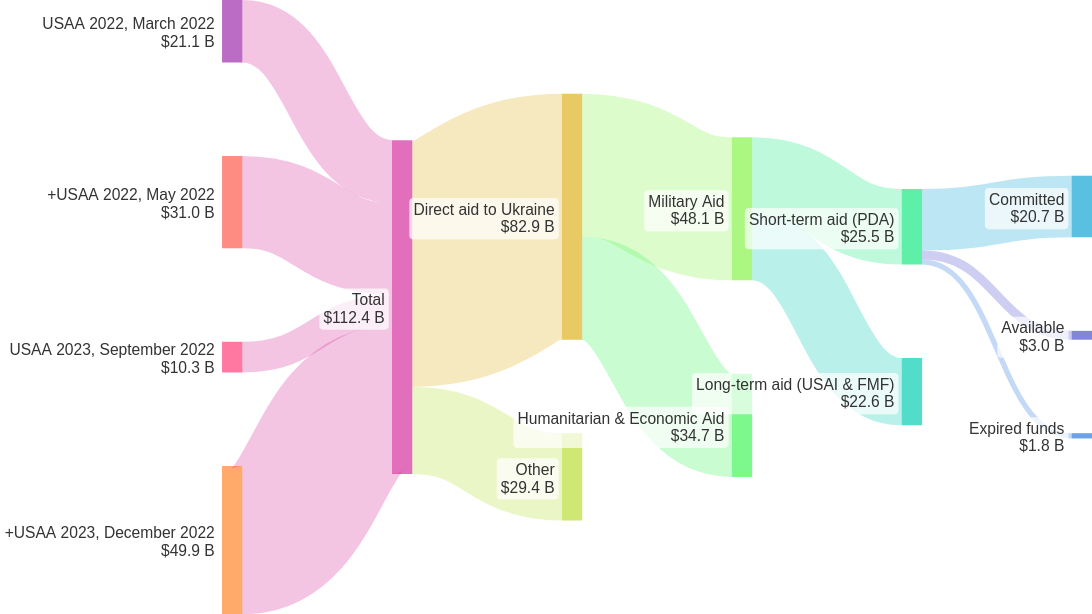

Write a Vega-Lite specification for this figure.
### Vega specification from a JSON file in a GitHub repository (floating-point values rounded to 4 significant figures)
{"$schema": "https://vega.github.io/schema/vega/v5.json", "autosize": {"type": "fit", "contains": "padding"}, "signals": [{"name": "width", "init": "containerSize()[0]", "on": [{"events": "window:resize", "update": "containerSize()[0]"}]}, {"name": "height", "init": "containerSize()[0]/16*9", "on": [{"events": "window:resize", "update": "containerSize()[0]/16*9"}]}, {"name": "fontSize", "init": "containerSize()[0]/70", "on": [{"events": "window:resize", "update": "containerSize()[0]/70"}]}, {"name": "standardGap", "value": 14, "description": "Gap as a percentage of full domain"}, {"name": "base", "value": "center", "description": "How to stack(center or zero)"}], "data": [{"name": "entries", "format": {"type": "csv", "parse": {"category": "string", "stack": "number", "sort": "number", "labels": "string"}, "delimiter": ","}, "values": "category,stack,sort,labels\r\n\"USAA 2022, March 2022\",1,1,left\r\n\"+USAA 2022, May 2022\",1,2,left\r\n\"USAA 2023, September 2022\",1,3,left\r\n\"+USAA 2023, December 2022\",1,4,left\r\nTotal,2,1,left\r\nDirect aid to Ukraine,3,1,left\r\nOther,3,2,left\r\nMilitary Aid,4,1,left\r\nHumanitarian & Economic Aid,4,2,left\r\nShort-term aid (PDA),5,1,left\r\nLong-term aid (USAI & FMF),5,2,left\r\nCommitted,6,1,left\r\nAvailable,6,2,left\r\nExpired funds,6,3,left"}, {"name": "connections", "format": {"type": "csv", "parse": {"source": "string", "destination": "string", "value": "number"}, "delimiter": ","}, "values": "source,value,destination\r\n\"USAA 2022, March 2022\",21.0783,Total\r\n\"USAA 2023, September 2022\",10.337,Total\r\n\"+USAA 2022, May 2022\",31.048,Total\r\n\"+USAA 2023, December 2022\",49.9343,Total\r\nTotal,82.87,Direct aid to Ukraine\r\nTotal,29.4013,Other\r\nDirect aid to Ukraine,48.15,Military Aid\r\nDirect aid to Ukraine,34.72,Humanitarian & Economic Aid\r\nMilitary Aid,25.5,Short-term aid (PDA)\r\nMilitary Aid,22.65,Long-term aid (USAI & FMF)\r\nShort-term aid (PDA),20.735,Committed\r\nShort-term aid (PDA),1.775,Expired funds\r\nShort-term aid (PDA),2.99,Available"}, {"name": "preStacks", "source": "connections", "transform": [{"type": "formula", "as": "end", "expr": "['source','destination']"}, {"type": "formula", "as": "name", "expr": "[datum.source,datum.destination]"}, {"type": "project", "fields": ["end", "name", "value"]}, {"type": "flatten", "fields": ["end", "name"]}, {"type": "aggregate", "fields": ["value"], "groupby": ["end", "name"], "ops": ["sum"], "as": ["value"]}, {"type": "aggregate", "fields": ["value"], "groupby": ["name"], "ops": ["max"], "as": ["value"]}]}, {"name": "stacks", "source": "preStacks", "transform": [{"type": "lookup", "from": "entries", "key": "category", "values": ["stack", "sort", "gap", "labels"], "fields": ["name"], "as": ["stack", "sort", "gap", "labels"]}, {"type": "formula", "as": "gap", "expr": "datum.gap?datum.gap:0"}]}, {"name": "maxValue", "source": ["stacks"], "transform": [{"type": "aggregate", "fields": ["value"], "groupby": ["stack"], "ops": ["sum"], "as": ["value"]}, {"type": "aggregate", "fields": ["value"], "ops": ["max"], "as": ["value"]}]}, {"name": "plottedStacks", "source": ["stacks"], "transform": [{"type": "formula", "as": "spacer", "expr": "(data('maxValue')[0].value/(100 * .5))*(standardGap+datum.gap)"}, {"type": "formula", "as": "type", "expr": "['data','spacer']"}, {"type": "formula", "as": "spacedValue", "expr": "[datum.value,datum.spacer]"}, {"type": "flatten", "fields": ["type", "spacedValue"]}, {"type": "stack", "groupby": ["stack"], "sort": {"field": "sort", "order": "descending"}, "field": "spacedValue", "offset": {"signal": "base"}}, {"type": "formula", "expr": "((datum.value)/2)+datum.y0", "as": "yc"}]}, {"name": "finalTable", "source": ["plottedStacks"], "transform": [{"type": "filter", "expr": "datum.type == 'data'"}]}, {"name": "linkTable", "source": ["connections"], "transform": [{"type": "lookup", "from": "finalTable", "key": "name", "values": ["y0", "y1", "stack", "sort"], "fields": ["source"], "as": ["sourceStacky0", "sourceStacky1", "sourceStack", "sourceSort"]}, {"type": "lookup", "from": "finalTable", "key": "name", "values": ["y0", "y1", "stack", "sort"], "fields": ["destination"], "as": ["destinationStacky0", "destinationStacky1", "destinationStack", "destinationSort"]}, {"type": "stack", "groupby": ["source"], "sort": {"field": "destinationSort", "order": "descending"}, "field": "value", "offset": "zero", "as": ["syi0", "syi1"]}, {"type": "formula", "expr": "datum.syi0+datum.sourceStacky0", "as": "sy0"}, {"type": "formula", "expr": "datum.sy0+datum.value", "as": "sy1"}, {"type": "stack", "groupby": ["destination"], "sort": {"field": "sourceSort", "order": "descending"}, "field": "value", "offset": "zero", "as": ["dyi0", "dyi1"]}, {"type": "formula", "expr": "datum.dyi0+datum.destinationStacky0", "as": "dy0"}, {"type": "formula", "expr": "(datum.dy0+datum.value)", "as": "dy1"}, {"type": "formula", "expr": "((datum.value)/2)+datum.sy0", "as": "syc"}, {"type": "formula", "expr": "((datum.value)/2)+datum.dy0", "as": "dyc"}, {"type": "formula", "expr": "range('y')[0]-scale('y', datum.value)", "as": "sample"}, {"type": "linkpath", "orient": "horizontal", "shape": "diagonal", "sourceY": {"expr": "scale('y', datum.syc)"}, "sourceX": {"expr": "scale('x', toNumber(datum.sourceStack)) + bandwidth('x')"}, "targetY": {"expr": "scale('y', datum.dyc)"}, "targetX": {"expr": "scale('x', datum.destinationStack)"}}, {"type": "formula", "expr": "(range('y')[0]-scale('y', datum.value))", "as": "strokeWidth"}]}], "scales": [{"name": "x", "type": "band", "range": "width", "domain": {"data": "finalTable", "field": "stack"}, "paddingInner": 0.88}, {"name": "y", "type": "linear", "range": "height", "domain": {"data": "finalTable", "field": "y1"}, "reverse": false}, {"name": "color", "type": "ordinal", "range": {"scheme": "rainbow"}, "domain": {"data": "stacks", "field": "name"}}], "marks": [{"type": "rect", "from": {"data": "finalTable"}, "encode": {"update": {"x": {"scale": "x", "field": "stack"}, "width": {"scale": "x", "band": 1}, "y": {"scale": "y", "field": "y0"}, "y2": {"scale": "y", "field": "y1"}, "fill": {"scale": "color", "field": "name"}, "fillOpacity": {"value": 0.75}, "strokeWidth": {"value": 0}, "stroke": {"scale": "color", "field": "name"}}, "hover": {"tooltip": {"signal": "{'Name':datum.name, 'Value':format(datum.value, '$') + ' B'}"}, "fillOpacity": {"value": 1}}}}, {"type": "path", "name": "links", "from": {"data": "linkTable"}, "clip": true, "encode": {"update": {"strokeWidth": {"field": "strokeWidth"}, "path": {"field": "path"}, "strokeOpacity": {"signal": "0.3"}, "stroke": {"field": "destination", "scale": "color"}}, "hover": {"strokeOpacity": {"value": 1}, "tooltip": {"signal": "{'Source':datum.source,'Destination':datum.destination, 'Value':format(datum.value, '$') + ' B'}"}}}}, {"type": "group", "name": "labelText", "zindex": 1, "from": {"facet": {"data": "finalTable", "name": "labelFacet", "groupby": ["name", "stack", "yc", "value", "labels"]}}, "clip": false, "encode": {"update": {"strokeWidth": {"value": 1}, "stroke": {"value": "red"}, "x": {"signal": "datum.labels=='left'?scale('x', datum.stack)-8 : scale('x', datum.stack) + (bandwidth('x')) +8"}, "yc": {"scale": "y", "signal": "datum.yc"}, "width": {"signal": "0"}, "height": {"signal": "0"}, "fillOpacity": {"signal": "0.1"}}}, "marks": [{"type": "text", "name": "heading", "from": {"data": "labelFacet"}, "encode": {"update": {"x": {"value": 0}, "y": {"value": -2}, "text": {"field": "name"}, "align": {"signal": "datum.labels=='left'?'right':'left'"}, "fontWeight": {"value": "normal"}}}}, {"type": "text", "name": "amount", "from": {"data": "labelFacet"}, "encode": {"update": {"x": {"value": 0}, "y": {"signal": "fontSize"}, "text": {"signal": " format(datum.value, '$.1f') + ' B'"}, "align": {"signal": "datum.labels=='left'?'right':'left'"}}}}]}, {"type": "rect", "from": {"data": "labelText"}, "encode": {"update": {"x": {"field": "bounds.x1", "offset": -4}, "x2": {"field": "bounds.x2", "offset": 4}, "y": {"field": "bounds.y1", "offset": -4}, "y2": {"field": "bounds.y2", "offset": 4}, "fill": {"value": "white"}, "opacity": {"value": 0.7}, "cornerRadius": {"value": 4}}}}], "config": {"view": {"stroke": "transparent"}, "text": {"fontSize": {"signal": "fontSize"}, "fill": "#333333"}}}
